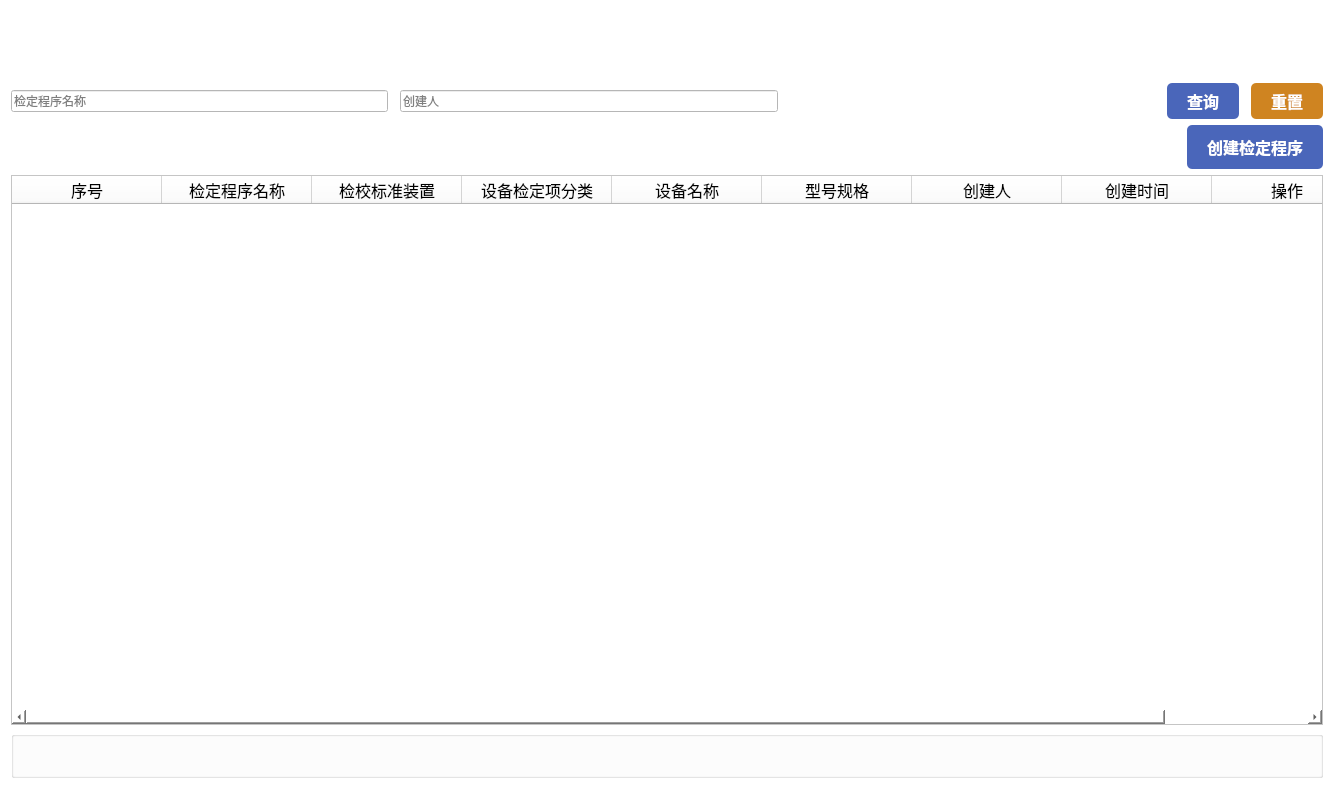
<?xml version="1.0" encoding="UTF-8"?>
<ui version="4.0">
 <class>CheckMethodManage</class>
 <widget class="QWidget" name="CheckMethodManage">
  <property name="geometry">
   <rect>
    <x>0</x>
    <y>0</y>
    <width>1334</width>
    <height>789</height>
   </rect>
  </property>
  <property name="windowTitle">
   <string>检定程序管理</string>
  </property>
  <property name="styleSheet">
   <string notr="true">background-color: rgb(255, 255, 255);
color:black;</string>
  </property>
  <layout class="QVBoxLayout" name="verticalLayout">
   <item>
    <widget class="QWidget" name="widget" native="true">
     <property name="styleSheet">
      <string notr="true">border-image: url(:/image/Index/u15.png);</string>
     </property>
     <layout class="QHBoxLayout" name="horizontalLayout">
      <property name="spacing">
       <number>10</number>
      </property>
      <item>
       <widget class="QLabel" name="label">
        <property name="sizePolicy">
         <sizepolicy hsizetype="Fixed" vsizetype="Fixed">
          <horstretch>0</horstretch>
          <verstretch>0</verstretch>
         </sizepolicy>
        </property>
        <property name="minimumSize">
         <size>
          <width>48</width>
          <height>48</height>
         </size>
        </property>
        <property name="styleSheet">
         <string notr="true">image: url(:/image/Index/u7359.svg);</string>
        </property>
        <property name="text">
         <string/>
        </property>
       </widget>
      </item>
      <item>
       <widget class="QLabel" name="label_3">
        <property name="sizePolicy">
         <sizepolicy hsizetype="Expanding" vsizetype="Fixed">
          <horstretch>1</horstretch>
          <verstretch>0</verstretch>
         </sizepolicy>
        </property>
        <property name="font">
         <font>
          <pointsize>18</pointsize>
          <weight>75</weight>
          <bold>true</bold>
         </font>
        </property>
        <property name="styleSheet">
         <string notr="true">color: rgb(255, 255, 255);</string>
        </property>
        <property name="text">
         <string>检定程序管理</string>
        </property>
       </widget>
      </item>
     </layout>
    </widget>
   </item>
   <item>
    <layout class="QHBoxLayout" name="horizontalLayout_9">
     <property name="spacing">
      <number>12</number>
     </property>
     <item>
      <widget class="QLineEdit" name="lineEdit_9">
       <property name="placeholderText">
        <string>检定程序名称</string>
       </property>
      </widget>
     </item>
     <item>
      <widget class="QLineEdit" name="lineEdit_10">
       <property name="placeholderText">
        <string extracomment="创建人">创建人</string>
       </property>
      </widget>
     </item>
     <item>
      <spacer name="horizontalSpacer_10">
       <property name="orientation">
        <enum>Qt::Horizontal</enum>
       </property>
       <property name="sizeHint" stdset="0">
        <size>
         <width>40</width>
         <height>20</height>
        </size>
       </property>
      </spacer>
     </item>
     <item>
      <widget class="QPushButton" name="pushButton_10">
       <property name="sizePolicy">
        <sizepolicy hsizetype="Fixed" vsizetype="Fixed">
         <horstretch>1</horstretch>
         <verstretch>0</verstretch>
        </sizepolicy>
       </property>
       <property name="minimumSize">
        <size>
         <width>72</width>
         <height>36</height>
        </size>
       </property>
       <property name="font">
        <font>
         <pointsize>12</pointsize>
         <weight>75</weight>
         <bold>true</bold>
        </font>
       </property>
       <property name="styleSheet">
        <string notr="true">color: rgb(255, 255, 255);
background-color: rgb(74, 102, 186);
border-radius:5px;</string>
       </property>
       <property name="text">
        <string>查询</string>
       </property>
      </widget>
     </item>
     <item>
      <widget class="QPushButton" name="pushButton_11">
       <property name="sizePolicy">
        <sizepolicy hsizetype="Fixed" vsizetype="Fixed">
         <horstretch>0</horstretch>
         <verstretch>0</verstretch>
        </sizepolicy>
       </property>
       <property name="minimumSize">
        <size>
         <width>72</width>
         <height>36</height>
        </size>
       </property>
       <property name="font">
        <font>
         <pointsize>12</pointsize>
         <weight>75</weight>
         <bold>true</bold>
        </font>
       </property>
       <property name="styleSheet">
        <string notr="true">color: rgb(255, 255, 255);
background-color: rgb(207, 132, 33);
border-radius:5px;</string>
       </property>
       <property name="text">
        <string>重置</string>
       </property>
      </widget>
     </item>
    </layout>
   </item>
   <item>
    <layout class="QHBoxLayout" name="horizontalLayout_11">
     <property name="spacing">
      <number>12</number>
     </property>
     <item>
      <spacer name="horizontalSpacer_12">
       <property name="orientation">
        <enum>Qt::Horizontal</enum>
       </property>
       <property name="sizeHint" stdset="0">
        <size>
         <width>40</width>
         <height>20</height>
        </size>
       </property>
      </spacer>
     </item>
     <item>
      <widget class="QPushButton" name="pushButton_14">
       <property name="sizePolicy">
        <sizepolicy hsizetype="Fixed" vsizetype="Fixed">
         <horstretch>1</horstretch>
         <verstretch>0</verstretch>
        </sizepolicy>
       </property>
       <property name="minimumSize">
        <size>
         <width>72</width>
         <height>26</height>
        </size>
       </property>
       <property name="font">
        <font>
         <pointsize>12</pointsize>
         <weight>75</weight>
         <bold>true</bold>
        </font>
       </property>
       <property name="styleSheet">
        <string notr="true">color: rgb(255, 255, 255);
background-color: rgb(74, 102, 186);
border-radius:5px;
padding:10px 20px;</string>
       </property>
       <property name="text">
        <string>创建检定程序</string>
       </property>
      </widget>
     </item>
    </layout>
   </item>
   <item>
    <widget class="QTableWidget" name="tableWidget_2">
     <attribute name="horizontalHeaderCascadingSectionResizes">
      <bool>false</bool>
     </attribute>
     <attribute name="horizontalHeaderDefaultSectionSize">
      <number>150</number>
     </attribute>
     <column>
      <property name="text">
       <string>序号</string>
      </property>
      <property name="font">
       <font>
        <pointsize>12</pointsize>
       </font>
      </property>
     </column>
     <column>
      <property name="text">
       <string>检定程序名称</string>
      </property>
      <property name="font">
       <font>
        <pointsize>12</pointsize>
       </font>
      </property>
     </column>
     <column>
      <property name="text">
       <string>检校标准装置</string>
      </property>
      <property name="font">
       <font>
        <pointsize>12</pointsize>
       </font>
      </property>
     </column>
     <column>
      <property name="text">
       <string>设备检定项分类</string>
      </property>
      <property name="font">
       <font>
        <pointsize>12</pointsize>
       </font>
      </property>
     </column>
     <column>
      <property name="text">
       <string>设备名称</string>
      </property>
      <property name="font">
       <font>
        <pointsize>12</pointsize>
       </font>
      </property>
     </column>
     <column>
      <property name="text">
       <string>型号规格</string>
      </property>
      <property name="font">
       <font>
        <pointsize>12</pointsize>
       </font>
      </property>
     </column>
     <column>
      <property name="text">
       <string>创建人</string>
      </property>
      <property name="font">
       <font>
        <pointsize>12</pointsize>
       </font>
      </property>
     </column>
     <column>
      <property name="text">
       <string>创建时间</string>
      </property>
      <property name="font">
       <font>
        <pointsize>12</pointsize>
       </font>
      </property>
     </column>
     <column>
      <property name="text">
       <string>操作</string>
      </property>
      <property name="font">
       <font>
        <pointsize>12</pointsize>
       </font>
      </property>
     </column>
    </widget>
   </item>
   <item>
    <widget class="QGroupBox" name="groupBox_3">
     <property name="title">
      <string/>
     </property>
     <layout class="QHBoxLayout" name="horizontalLayout_3">
      <item>
       <layout class="QHBoxLayout" name="HBoxPageLayout"/>
      </item>
      <item>
       <spacer name="horizontalSpacer_4">
        <property name="orientation">
         <enum>Qt::Horizontal</enum>
        </property>
        <property name="sizeHint" stdset="0">
         <size>
          <width>40</width>
          <height>20</height>
         </size>
        </property>
       </spacer>
      </item>
     </layout>
    </widget>
   </item>
  </layout>
 </widget>
 <resources/>
 <connections>
  <connection>
   <sender>pushButton_14</sender>
   <signal>clicked()</signal>
   <receiver>CheckMethodManage</receiver>
   <slot>showNewMethod()</slot>
   <hints>
    <hint type="sourcelabel">
     <x>1238</x>
     <y>144</y>
    </hint>
    <hint type="destinationlabel">
     <x>1199</x>
     <y>166</y>
    </hint>
   </hints>
  </connection>
 </connections>
 <slots>
  <slot>showNewMethod()</slot>
 </slots>
</ui>
